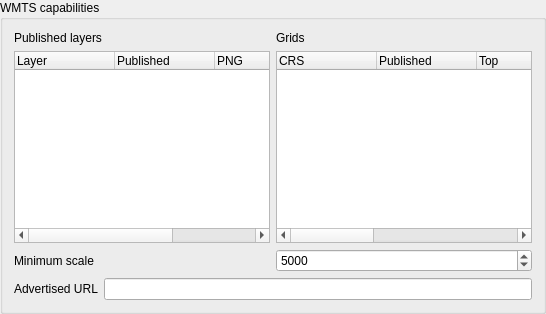
                <widget class="QgsCollapsibleGroupBox" name="grpWmtsCapabilities">
                 <property name="sizePolicy">
                  <sizepolicy hsizetype="Preferred" vsizetype="Preferred">
                   <horstretch>0</horstretch>
                   <verstretch>3</verstretch>
                  </sizepolicy>
                 </property>
                 <property name="title">
                  <string>WMTS capabilities</string>
                 </property>
                 <layout class="QGridLayout" name="gridLayout_20">
                  <item row="3" column="0">
                   <layout class="QHBoxLayout" name="horizontalLayout_16">
                    <item>
                     <widget class="QLabel" name="mWMTSMinScaleLabel">
                      <property name="text">
                       <string>Minimum scale</string>
                      </property>
                     </widget>
                    </item>
                    <item>
                     <widget class="QSpinBox" name="mWMTSMinScaleLineEdit">
                      <property name="minimum">
                       <number>1</number>
                      </property>
                      <property name="maximum">
                       <number>1000000000</number>
                      </property>
                      <property name="value">
                       <number>5000</number>
                      </property>
                     </widget>
                    </item>
                   </layout>
                  </item>
                  <item row="4" column="0">
                   <layout class="QHBoxLayout" name="horizontalLayout_15">
                    <item>
                     <widget class="QLabel" name="mWMTSUrlLabel">
                      <property name="text">
                       <string>Advertised URL</string>
                      </property>
                     </widget>
                    </item>
                    <item>
                     <widget class="QLineEdit" name="mWMTSUrlLineEdit"/>
                    </item>
                   </layout>
                  </item>
                  <item row="0" column="0">
                   <layout class="QHBoxLayout" name="horizontalLayout_17a">
                    <item>
                     <layout class="QVBoxLayout" name="vlWmtsLayers">
                      <item>
                       <widget class="QLabel" name="label_31">
                        <property name="text">
                         <string>Published layers</string>
                        </property>
                       </widget>
                      </item>
                      <item>
                       <widget class="QTreeWidget" name="twWmtsLayers">
                        <property name="sizePolicy">
                         <sizepolicy hsizetype="Expanding" vsizetype="MinimumExpanding">
                          <horstretch>0</horstretch>
                          <verstretch>0</verstretch>
                         </sizepolicy>
                        </property>
                        <column>
                         <property name="text">
                          <string>Layer</string>
                         </property>
                        </column>
                        <column>
                         <property name="text">
                          <string>Published</string>
                         </property>
                        </column>
                        <column>
                         <property name="text">
                          <string>PNG</string>
                         </property>
                        </column>
                        <column>
                         <property name="text">
                          <string>JPEG</string>
                         </property>
                        </column>
                       </widget>
                      </item>
                     </layout>
                    </item>
                    <item>
                     <layout class="QVBoxLayout" name="vlWmtsGrids">
                      <item>
                       <widget class="QLabel" name="label_32">
                        <property name="text">
                         <string>Grids</string>
                        </property>
                       </widget>
                      </item>
                      <item>
                       <widget class="QTreeWidget" name="twWmtsGrids">
                        <column>
                         <property name="text">
                          <string>CRS</string>
                         </property>
                        </column>
                        <column>
                         <property name="text">
                          <string>Published</string>
                         </property>
                        </column>
                        <column>
                         <property name="text">
                          <string>Top</string>
                         </property>
                        </column>
                        <column>
                         <property name="text">
                          <string>Left</string>
                         </property>
                        </column>
                        <column>
                         <property name="text">
                          <string>Min. scale</string>
                         </property>
                        </column>
                        <column>
                         <property name="text">
                          <string>Last level</string>
                         </property>
                        </column>
                        <column>
                         <property name="text">
                          <string>Max. scale</string>
                         </property>
                        </column>
                       </widget>
                      </item>
                     </layout>
                    </item>
                   </layout>
                  </item>
                 </layout>
                </widget>
